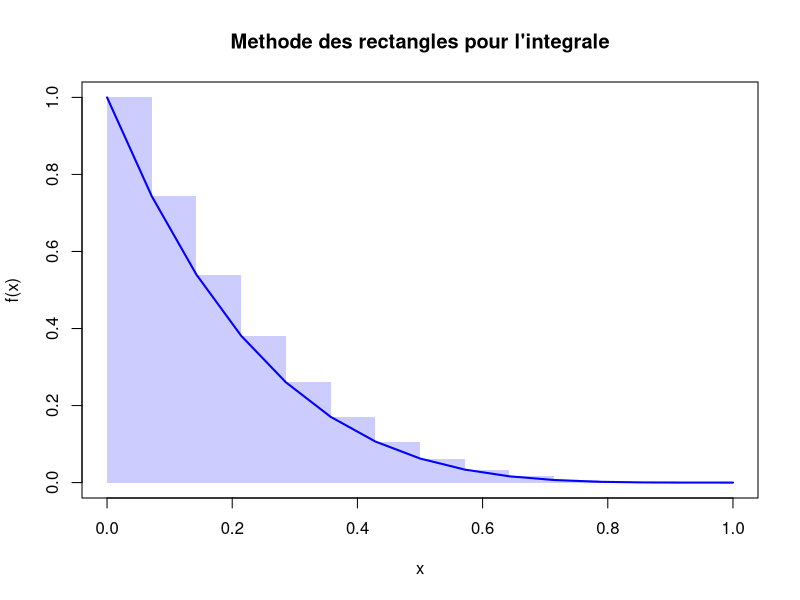

Here is the R script that generated this plot:
# Dans une station-service, la demande hebdomadaire en essence, en milliers de litres, est
# une variable aléatoire X de densité f (x) = c(1 − x)^4 1[0,1].
# a) Déterminer c
f <- function(x) {(1-x)^4}
result <- integrate(f, lower = 0, upper = 1)
# Je détermine C car intérale de c*f(x) = 1
c <- 1 / result$value
print(c)
# b) La station est réapprovisionnée chaque lundi à 20h. Quelle doit être la capacité du réservoir
# d’essence pour que la probabilité d’épuiser ce réservoir soit inférieure à 10^−5 ?
F <- function(x) {
  integrate(function(t) c * (1 - t)^4, lower = 0, upper = x)$value
}
cible <- 1 - 10^(-5)
capacite <- uniroot(function(x) F(x) - cible, lower = 0, upper = 1)$root
print(capacite * 1000)
# c) (Bonus) Calculer l'espérence
fonction_esperance <- function (x) {
  x * c * f(x)
}

esperance <- integrate(fonction_esperance, lower = 0, upper = 1)$value
print(esperance)

# d) (Bonus) Faire avec la méthode des réctangle et tracer le graphique de la construction
n <- 15
dx <- 1 / n
x_vals <- seq(0, 1, length.out = n)
y_vals <- f(x_vals)
integrale_rect <- sum(y_vals * dx)

print(integrale_rect)
plot(x_vals, y_vals, type = "list", col = "blue", lwd = 2,
     main = "Methode des rectangles pour l'integrale",
     xlab = "x", ylab = "f(x)")
rect(x_vals[-n], 0, x_vals[-1], y_vals[-n], col = rgb(0, 0, 1, 0.2), border = NA)